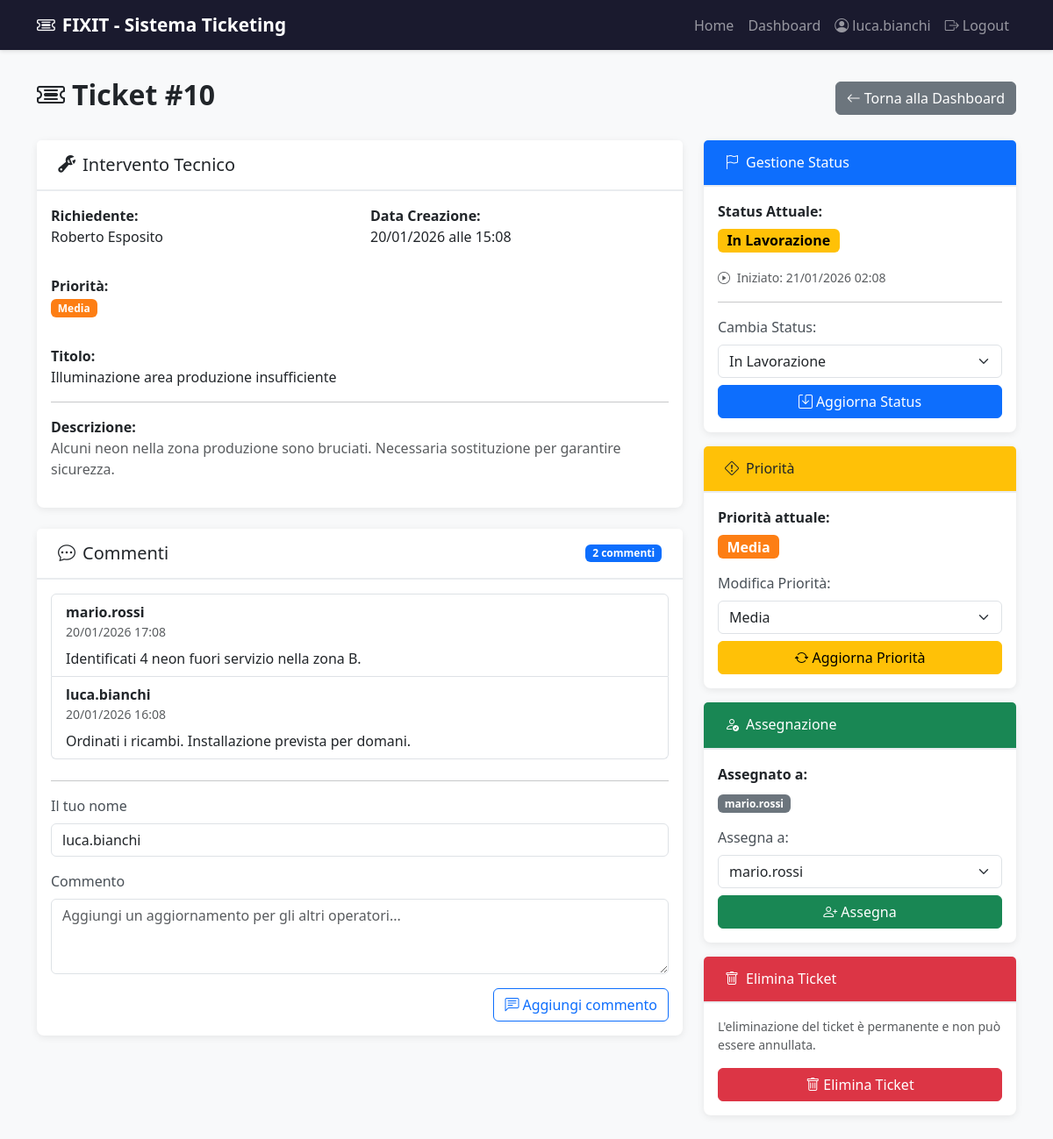
The app's page /admin/ticket/10 (signed in) with its own data.
### app.py (models this page shows, shortened)
class Ticket(db.Model):
    __tablename__ = 'tickets'
    id = db.Column(db.Integer, primary_key=True)
    ticket_type = db.Column(db.String(20), nullable=False)  # 'MEZZO' or 'TECNICO'
    status = db.Column(db.String(20), default='NUOVO', nullable=False)  # 'NUOVO', 'IN_LAVORAZIONE', 'RISOLTO'
    created_at = db.Column(db.DateTime, default=datetime.utcnow, nullable=False)
    started_at = db.Column(db.DateTime, nullable=True)
    closed_at = db.Column(db.DateTime, nullable=True)
    requester_name = db.Column(db.String(100), nullable=False)
    description = db.Column(db.Text, nullable=False)
    image_filename = db.Column(db.String(200), nullable=True)
    assigned_to_id = db.Column(db.Integer, db.ForeignKey('users.id'), nullable=True)
    vehicle_type = db.Column(db.String(50), nullable=True)
    vehicle_number = db.Column(db.String(50), nullable=True)
    anomaly_category = db.Column(db.String(100), nullable=True)
    department = db.Column(db.String(100), nullable=True)
    title = db.Column(db.String(200), nullable=True)
    priority = db.Column(db.String(20), nullable=True)  # 'BASSA', 'MEDIA', 'ALTA'
    comments = db.relationship('Comment', backref='ticket', lazy=True, cascade='all, delete-orphan')

class Comment(db.Model):
    __tablename__ = 'comments'
    id = db.Column(db.Integer, primary_key=True)
    ticket_id = db.Column(db.Integer, db.ForeignKey('tickets.id'), nullable=False)
    author_name = db.Column(db.String(100), nullable=False)
    body = db.Column(db.Text, nullable=False)
    created_at = db.Column(db.DateTime, default=datetime.utcnow, nullable=False)

class User(db.Model):
    __tablename__ = 'users'
    id = db.Column(db.Integer, primary_key=True)
    username = db.Column(db.String(80), unique=True, nullable=False)
    password_hash = db.Column(db.String(200), nullable=False)
    is_superuser = db.Column(db.Boolean, default=False, nullable=False)
    assigned_tickets = db.relationship('Ticket', backref='assigned_to', lazy=True, foreign_keys='Ticket.assigned_to_id')

### app.py (the view, shortened to what this page needs)
@app.route('/admin/ticket/<int:ticket_id>', methods=['GET', 'POST'])
@login_required
def ticket_detail(ticket_id):
    ticket = Ticket.query.get_or_404(ticket_id)
    comments = Comment.query.filter_by(ticket_id=ticket_id).order_by(Comment.created_at.desc()).all()
    admins = User.query.all()
    return render_template('ticket_detail.html', ticket=ticket, admins=admins, comments=comments)

### templates/ticket_detail.html (shortened to what this page needs)
{% extends "base.html" %}
{% block content %}
<div class="row">
    <div class="col-12">
        <div class="d-flex justify-content-between align-items-center mb-4">
            <h2 class="fw-bold">
                <i class="bi bi-ticket-detailed me-2"></i>Ticket #{{ ticket.id }}
            </h2>
            <a href="{{ url_for('dashboard') }}" class="btn btn-secondary">
                <i class="bi bi-arrow-left me-1"></i>Torna alla Dashboard
            </a>
        </div>
        <div class="row">
            <div class="col-md-8">
                <div class="card mb-4">
                    <div class="card-header">
                        <h5 class="mb-0">
                            {% if ticket.ticket_type == 'MEZZO' %}
                                <i class="bi bi-truck me-2"></i>Intervento Mezzi
                            {% else %}
                                <i class="bi bi-wrench-adjustable me-2"></i>Intervento Tecnico
                            {% endif %}
                        </h5>
                    </div>
                    <div class="card-body">
                        <div class="row mb-3">
                            <div class="col-md-6">
                                <strong>Richiedente:</strong>
                                <p>{{ ticket.requester_name }}</p>
                            </div>
                            <div class="col-md-6">
                                <strong>Data Creazione:</strong>
                                <p>{{ ticket.created_at.strftime('%d/%m/%Y alle %H:%M') }}</p>
                            </div>
                        </div>
                        {% if ticket.ticket_type == 'MEZZO' %}
                            <div class="row mb-3">
                                <div class="col-md-6">
                                    <strong>Tipo di Mezzo:</strong>
                                    <p>{{ ticket.vehicle_type }}</p>
                                </div>
                                <div class="col-md-6">
                                    <strong>N°/Targa:</strong>
                                    <p>{{ ticket.vehicle_number }}</p>
                                </div>
                            </div>
                            <div class="row mb-3">
                                <div class="col-md-6">
                                    <strong>Categoria Anomalia:</strong>
                                    <p><span class="badge bg-info">{{ ticket.anomaly_category }}</span></p>
                                </div>
                            </div>
                        {% else %}
                            <div class="row mb-3">
                                <div class="col-md-6">
                                    <strong>Priorità:</strong>
                                    <p>
                                        {% if ticket.priority == 'BASSA' %}
                                            <span class="badge priority-bassa">Bassa</span>
                                        {% elif ticket.priority == 'MEDIA' %}
                                            <span class="badge priority-media">Media</span>
                                        {% elif ticket.priority == 'ALTA' %}
                                            <span class="badge priority-alta">Alta</span>
                                        {% else %}
                                            <span class="text-muted">-</span>
                                        {% endif %}
                                    </p>
                                </div>
                            </div>
                            <div class="mb-3">
                                <strong>Titolo:</strong>
                                <p>{{ ticket.title }}</p>
                            </div>
                        {% endif %}
                        <hr>
                        <div class="mb-3">
                            <strong>Descrizione:</strong>
                            <p class="text-muted">{{ ticket.description }}</p>
                        </div>
                    </div>
                </div>
                <div class="card mb-4">
                    <div class="card-header d-flex justify-content-between align-items-center">
                        <h5 class="mb-0"><i class="bi bi-chat-dots me-2"></i>Commenti</h5>
                        <span class="badge bg-primary">{{ comments|length }} commenti</span>
                    </div>
                    <div class="card-body">
                        {% if comments %}
                            <div class="list-group mb-4">
                                {% for comment in comments %}
                                    <div class="list-group-item">
                                        <div class="d-flex justify-content-between align-items-start">
                                            <div>
                                                <strong>{{ comment.author_name }}</strong>
                                                <div class="text-muted small">{{ comment.created_at.strftime('%d/%m/%Y %H:%M') }}</div>
                                            </div>
                                        </div>
                                        <p class="mb-0 mt-2">{{ comment.body }}</p>
                                    </div>
                                {% endfor %}
                            </div>
                        {% else %}
                            <p class="text-muted">Nessun commento presente.</p>
                        {% endif %}
                        <hr>
                        <form method="POST" action="{{ url_for('ticket_detail', ticket_id=ticket.id) }}">
                            <div class="mb-3">
                                <label for="author_name" class="form-label">Il tuo nome</label>
                                <input type="text" class="form-control" id="author_name" name="author_name" value="{{ session.get('username', '') }}" readonly>
                            </div>
                            <div class="mb-3">
                                <label for="comment_body" class="form-label">Commento</label>
                                <textarea class="form-control" id="comment_body" name="comment_body" rows="3" placeholder="Aggiungi un aggiornamento per gli altri operatori..." required></textarea>
                            </div>
                            <div class="d-grid d-md-flex justify-content-md-end">
                                <button type="submit" class="btn btn-outline-primary">
                                    <i class="bi bi-chat-left-text me-1"></i>Aggiungi commento
                                </button>
                            </div>
                        </form>
                    </div>
                </div>
            </div>
            <div class="col-md-4">
                <div class="card mb-3">
                    <div class="card-header bg-primary text-white">
                        <h6 class="mb-0"><i class="bi bi-flag me-2"></i>Gestione Status</h6>
                    </div>
                    <div class="card-body">
                        <div class="mb-3">
                            <strong>Status Attuale:</strong>
                            <div class="mt-2">
                                {% if ticket.status == 'NUOVO' %}
                                    <span class="badge status-nuovo fs-6">Nuovo</span>
                                {% elif ticket.status == 'IN_LAVORAZIONE' %}
                                    <span class="badge status-in_lavorazione fs-6">In Lavorazione</span>
                                {% else %}
                                    <span class="badge status-risolto fs-6">Risolto</span>
                                {% endif %}
                            </div>
                        </div>
                        {% if ticket.started_at %}
                            <div class="mb-2">
                                <small class="text-muted">
                                    <i class="bi bi-play-circle me-1"></i>
                                    Iniziato: {{ ticket.started_at.strftime('%d/%m/%Y %H:%M') }}
                                </small>
                            </div>
                        {% endif %}
                        <hr>
                        <form method="POST" action="{{ url_for('ticket_detail', ticket_id=ticket.id) }}">
                            <label class="form-label">Cambia Status:</label>
                            <select name="status" class="form-select mb-2">
                                <option value="IN_LAVORAZIONE" {% if ticket.status == 'IN_LAVORAZIONE' %}selected{% endif %}>In Lavorazione</option>
                            </select>
                            <button type="submit" class="btn btn-primary w-100">
                                <i class="bi bi-save me-1"></i>Aggiorna Status
                            </button>
                        </form>
                    </div>
                </div>
                {% if ticket.ticket_type == 'TECNICO' %}
                <div class="card mb-3">
                    <div class="card-header bg-warning text-dark">
                        <h6 class="mb-0"><i class="bi bi-exclamation-diamond me-2"></i>Priorità</h6>
                    </div>
                    <div class="card-body">
                        <div class="mb-3">
                            <strong>Priorità attuale:</strong>
                            <div class="mt-2">
                                {% if ticket.priority == 'BASSA' %}
                                    <span class="badge priority-bassa fs-6">Bassa</span>
                                {% elif ticket.priority == 'MEDIA' %}
                                    <span class="badge priority-media fs-6">Media</span>
                                {% elif ticket.priority == 'ALTA' %}
                                    <span class="badge priority-alta fs-6">Alta</span>
                                {% else %}
                                    <span class="text-muted">-</span>
                                {% endif %}
                            </div>
                        </div>
                        <form method="POST" action="{{ url_for('ticket_detail', ticket_id=ticket.id) }}">
                            <label class="form-label">Modifica Priorità:</label>
                            <select name="priority" class="form-select mb-2">
                                <option value="MEDIA" {% if ticket.priority == 'MEDIA' %}selected{% endif %}>Media</option>
                            </select>
                            <button type="submit" class="btn btn-warning w-100">
                                <i class="bi bi-arrow-repeat me-1"></i>Aggiorna Priorità
                            </button>
                        </form>
                    </div>
                </div>
                {% endif %}
                <div class="card mb-3">
                    <div class="card-header bg-success text-white">
                        <h6 class="mb-0"><i class="bi bi-person-check me-2"></i>Assegnazione</h6>
                    </div>
                    <div class="card-body">
                        <div class="mb-3">
                            <strong>Assegnato a:</strong>
                            <div class="mt-2">
                                {% if ticket.assigned_to %}
                                    <span class="badge bg-secondary">{{ ticket.assigned_to.username }}</span>
                                {% else %}
                                    <span class="text-warning">Non assegnato</span>
                                {% endif %}
                            </div>
                        </div>
                        <form method="POST" action="{{ url_for('ticket_detail', ticket_id=ticket.id) }}">
                            <label class="form-label">Assegna a:</label>
                            <select name="assigned_to_id" class="form-select mb-2">
                                {% for admin in admins %}
                                    <option value="{{ admin.id }}"
                                            {% if ticket.assigned_to_id == admin.id %}selected{% endif %}>
                                        {{ admin.username }}
                                    </option>
                                {% endfor %}
                            </select>
                            <button type="submit" class="btn btn-success w-100">
                                <i class="bi bi-person-plus me-1"></i>Assegna
                            </button>
                        </form>
                    </div>
                </div>
                <div class="card border-danger">
                    <div class="card-header bg-danger text-white">
                        <h6 class="mb-0"><i class="bi bi-trash me-2"></i>Elimina Ticket</h6>
                    </div>
                    <div class="card-body">
                        <p class="small text-muted mb-3">
                            L'eliminazione del ticket è permanente e non può essere annullata.
                        </p>
                        <form method="POST" action="{{ url_for('ticket_detail', ticket_id=ticket.id) }}"
                              onsubmit="return confirm('Sei sicuro di voler eliminare questo ticket? Questa azione è irreversibile.');">
                            <button type="submit" class="btn btn-danger w-100">
                                <i class="bi bi-trash me-1"></i>Elimina Ticket
                            </button>
                        </form>
                    </div>
                </div>
            </div>
        </div>
    </div>
</div>
{% endblock %}

### records on screen
Ticket: id "10", requester_name "Roberto Esposito", created_at "20/01/2026 alle 15:08", title "Illuminazione area produzione insufficiente", description "Alcuni neon nella zona produzione sono bruciati. Necessaria sostituzione per garantire sicurezza.", started_at "21/01/2026 02:08", status "In Lavorazione", priority "Media", assigned_to_id "mario.rossi"
Comment: author_name "mario.rossi", created_at "20/01/2026 17:08", body "Identificati 4 neon fuori servizio nella zona B."
Comment: author_name "luca.bianchi", created_at "20/01/2026 16:08", body "Ordinati i ricambi. Installazione prevista per domani."
User: assigned_to.username "mario.rossi"

### other values on screen
{{ session.get('username') }} "luca.bianchi"
{{ comments|length }} "2"
